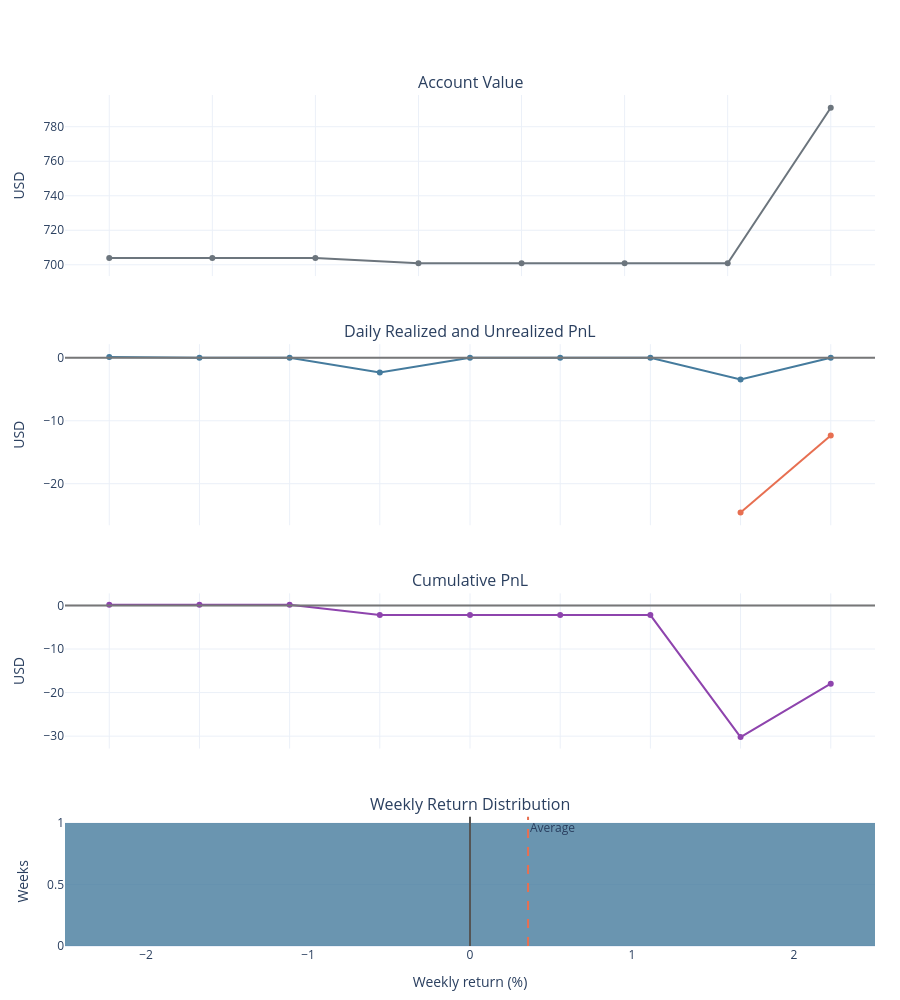

Write notebook code for a chart like this one.
### Markdown cell above
## Account charts

Interactive Plotly charts show account value, daily realized and unrealized PnL, cumulative PnL, and weekly return distribution.

### Code cell
analytics.show_account_charts()

### Figure 1 — Plotly figure (JSON) as saved in the notebook; plotly's stock layout.template omitted (floating-point values rounded to 4 significant figures)
{"data": [{"line": {"color": "#6c757d", "width": 2}, "name": "Account Value", "type": "scatter", "x": ["2026-10-21T00:00:00.000000", "2026-10-22T00:00:00.000000", "2026-10-23T00:00:00.000000", "2026-10-24T00:00:00.000000", "2026-10-25T00:00:00.000000", "2026-10-26T00:00:00.000000", "2026-10-27T00:00:00.000000", "2026-10-28T00:00:00.000000"], "xaxis": "x", "y": [703.9, 703.9, 703.9, 700.9, 700.9, 700.9, 700.9, 791.0], "yaxis": "y"}, {"line": {"color": "#457b9d"}, "mode": "lines+markers", "name": "Realized", "type": "scatter", "x": ["2026-10-21T00:00:00.000000", "2026-10-22T00:00:00.000000", "2026-10-23T00:00:00.000000", "2026-10-24T00:00:00.000000", "2026-10-25T00:00:00.000000", "2026-10-26T00:00:00.000000", "2026-10-27T00:00:00.000000", "2026-10-28T00:00:00.000000", "2026-10-29T00:00:00.000000"], "xaxis": "x2", "y": [0.1403, 0.0, 0.0, -2.343, 0.0, 0.0, 0.000653, -3.444, 0.005724], "yaxis": "y2"}, {"line": {"color": "#e76f51"}, "mode": "lines+markers", "name": "Unrealized", "type": "scatter", "x": ["2026-10-21T00:00:00.000000", "2026-10-22T00:00:00.000000", "2026-10-23T00:00:00.000000", "2026-10-24T00:00:00.000000", "2026-10-25T00:00:00.000000", "2026-10-26T00:00:00.000000", "2026-10-27T00:00:00.000000", "2026-10-28T00:00:00.000000", "2026-10-29T00:00:00.000000"], "xaxis": "x2", "y": [NaN, NaN, NaN, NaN, NaN, NaN, NaN, -24.57, -12.33], "yaxis": "y2"}, {"line": {"color": "#8e44ad", "width": 2}, "name": "Cumulative PnL", "type": "scatter", "x": ["2026-10-21T00:00:00.000000", "2026-10-22T00:00:00.000000", "2026-10-23T00:00:00.000000", "2026-10-24T00:00:00.000000", "2026-10-25T00:00:00.000000", "2026-10-26T00:00:00.000000", "2026-10-27T00:00:00.000000", "2026-10-28T00:00:00.000000", "2026-10-29T00:00:00.000000"], "xaxis": "x3", "y": [0.1403, 0.1403, 0.1403, -2.203, -2.203, -2.203, -2.202, -30.21, -17.97], "yaxis": "y3"}, {"marker": {"color": "#457b9d"}, "name": "Weekly returns", "opacity": 0.8, "showlegend": false, "type": "histogram", "x": [-0.3329, 1.05], "xaxis": "x4", "xbins": {"size": 2.5}, "yaxis": "y4"}], "layout": {"annotations": [{"font": {"size": 16}, "showarrow": false, "text": "Account Value", "x": 0.5, "xanchor": "center", "xref": "paper", "y": 1, "yanchor": "bottom", "yref": "paper"}, {"font": {"size": 16}, "showarrow": false, "text": "Daily Realized and Unrealized PnL", "x": 0.5, "xanchor": "center", "xref": "paper", "y": 0.7072, "yanchor": "bottom", "yref": "paper"}, {"font": {"size": 16}, "showarrow": false, "text": "Cumulative PnL", "x": 0.5, "xanchor": "center", "xref": "paper", "y": 0.4144, "yanchor": "bottom", "yref": "paper"}, {"font": {"size": 16}, "showarrow": false, "text": "Weekly Return Distribution", "x": 0.5, "xanchor": "center", "xref": "paper", "y": 0.152, "yanchor": "bottom", "yref": "paper"}, {"showarrow": false, "text": "Average", "x": 0.3583, "xanchor": "left", "xref": "x4", "y": 1, "yanchor": "top", "yref": "y4 domain"}], "barmode": "overlay", "height": 1000, "hovermode": "x unified", "margin": {"b": 50, "l": 65, "r": 25, "t": 95}, "shapes": [{"line": {"color": "#e76f51", "dash": "dash"}, "type": "line", "x0": 0.3583, "x1": 0.3583, "xref": "x4", "y0": 0, "y1": 1, "yref": "y4 domain"}, {"line": {"color": "#555"}, "type": "line", "x0": 0, "x1": 0, "xref": "x4", "y0": 0, "y1": 1, "yref": "y4 domain"}, {"line": {"color": "#777"}, "type": "line", "x0": 0, "x1": 1, "xref": "x2 domain", "y0": 0, "y1": 0, "yref": "y2"}, {"line": {"color": "#777"}, "type": "line", "x0": 0, "x1": 1, "xref": "x3 domain", "y0": 0, "y1": 0, "yref": "y3"}], "showlegend": false, "xaxis": {"anchor": "y", "domain": [0, 1], "matches": "x4", "showticklabels": false}, "xaxis2": {"anchor": "y2", "domain": [0, 1], "matches": "x4", "showticklabels": false}, "xaxis3": {"anchor": "y3", "domain": [0, 1], "matches": "x4", "showticklabels": false}, "xaxis4": {"anchor": "y4", "domain": [0, 1], "title": {"text": "Weekly return (%)"}}, "yaxis": {"anchor": "x", "domain": [0.7872, 1], "title": {"text": "USD"}}, "yaxis2": {"anchor": "x2", "domain": [0.4944, 0.7072], "title": {"text": "USD"}}, "yaxis3": {"anchor": "x3", "domain": [0.232, 0.4144], "title": {"text": "USD"}}, "yaxis4": {"anchor": "x4", "domain": [0, 0.152], "title": {"text": "Weeks"}}}}
